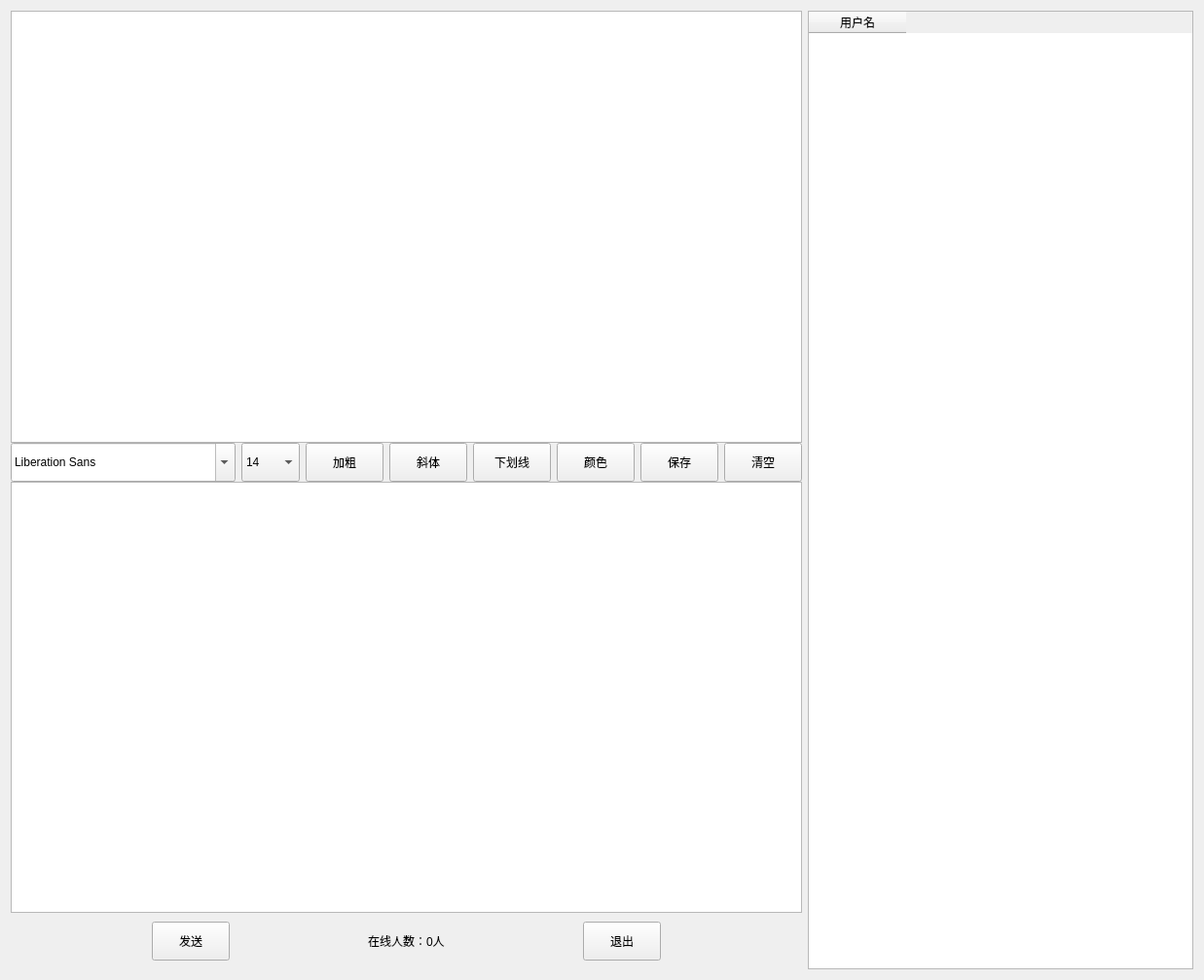
<?xml version="1.0" encoding="UTF-8"?>
<ui version="4.0">
 <class>dialog</class>
 <widget class="QWidget" name="dialog">
  <property name="geometry">
   <rect>
    <x>0</x>
    <y>0</y>
    <width>1237</width>
    <height>1007</height>
   </rect>
  </property>
  <property name="windowTitle">
   <string>Form</string>
  </property>
  <layout class="QHBoxLayout" name="horizontalLayout_4">
   <item>
    <widget class="QWidget" name="widget_3" native="true">
     <layout class="QVBoxLayout" name="verticalLayout">
      <property name="spacing">
       <number>0</number>
      </property>
      <property name="leftMargin">
       <number>0</number>
      </property>
      <property name="topMargin">
       <number>0</number>
      </property>
      <property name="rightMargin">
       <number>0</number>
      </property>
      <property name="bottomMargin">
       <number>0</number>
      </property>
      <item>
       <widget class="QTextBrowser" name="msgBrowser"/>
      </item>
      <item>
       <widget class="QWidget" name="widget" native="true">
        <layout class="QHBoxLayout" name="horizontalLayout">
         <property name="leftMargin">
          <number>0</number>
         </property>
         <property name="topMargin">
          <number>0</number>
         </property>
         <property name="rightMargin">
          <number>0</number>
         </property>
         <property name="bottomMargin">
          <number>0</number>
         </property>
         <item>
          <widget class="QFontComboBox" name="fontComboBox">
           <property name="minimumSize">
            <size>
             <width>200</width>
             <height>40</height>
            </size>
           </property>
          </widget>
         </item>
         <item>
          <widget class="QComboBox" name="comboBox">
           <property name="minimumSize">
            <size>
             <width>60</width>
             <height>40</height>
            </size>
           </property>
           <item>
            <property name="text">
             <string>14</string>
            </property>
           </item>
           <item>
            <property name="text">
             <string>9</string>
            </property>
           </item>
           <item>
            <property name="text">
             <string>14</string>
            </property>
           </item>
           <item>
            <property name="text">
             <string>11</string>
            </property>
           </item>
           <item>
            <property name="text">
             <string>12</string>
            </property>
           </item>
           <item>
            <property name="text">
             <string>13</string>
            </property>
           </item>
           <item>
            <property name="text">
             <string>14</string>
            </property>
           </item>
           <item>
            <property name="text">
             <string>16</string>
            </property>
           </item>
           <item>
            <property name="text">
             <string>20</string>
            </property>
           </item>
          </widget>
         </item>
         <item>
          <widget class="QPushButton" name="pushButton">
           <property name="minimumSize">
            <size>
             <width>40</width>
             <height>40</height>
            </size>
           </property>
           <property name="text">
            <string>加粗</string>
           </property>
          </widget>
         </item>
         <item>
          <widget class="QPushButton" name="pushButton_2">
           <property name="minimumSize">
            <size>
             <width>40</width>
             <height>40</height>
            </size>
           </property>
           <property name="text">
            <string>斜体</string>
           </property>
          </widget>
         </item>
         <item>
          <widget class="QPushButton" name="pushButton_3">
           <property name="minimumSize">
            <size>
             <width>40</width>
             <height>40</height>
            </size>
           </property>
           <property name="text">
            <string>下划线</string>
           </property>
          </widget>
         </item>
         <item>
          <widget class="QPushButton" name="pushButton_4">
           <property name="minimumSize">
            <size>
             <width>40</width>
             <height>40</height>
            </size>
           </property>
           <property name="text">
            <string>颜色</string>
           </property>
          </widget>
         </item>
         <item>
          <widget class="QPushButton" name="pushButton_5">
           <property name="minimumSize">
            <size>
             <width>40</width>
             <height>40</height>
            </size>
           </property>
           <property name="text">
            <string>保存</string>
           </property>
          </widget>
         </item>
         <item>
          <widget class="QPushButton" name="pushButton_6">
           <property name="minimumSize">
            <size>
             <width>40</width>
             <height>40</height>
            </size>
           </property>
           <property name="text">
            <string>清空</string>
           </property>
          </widget>
         </item>
        </layout>
       </widget>
      </item>
      <item>
       <widget class="QTextEdit" name="msgTextEdit"/>
      </item>
      <item>
       <widget class="QWidget" name="widget_4" native="true">
        <layout class="QHBoxLayout" name="horizontalLayout_3">
         <item>
          <spacer name="horizontalSpacer">
           <property name="orientation">
            <enum>Qt::Horizontal</enum>
           </property>
           <property name="sizeHint" stdset="0">
            <size>
             <width>40</width>
             <height>20</height>
            </size>
           </property>
          </spacer>
         </item>
         <item>
          <widget class="QPushButton" name="sendBtn">
           <property name="minimumSize">
            <size>
             <width>80</width>
             <height>40</height>
            </size>
           </property>
           <property name="text">
            <string>发送</string>
           </property>
          </widget>
         </item>
         <item>
          <spacer name="horizontalSpacer_3">
           <property name="orientation">
            <enum>Qt::Horizontal</enum>
           </property>
           <property name="sizeHint" stdset="0">
            <size>
             <width>40</width>
             <height>20</height>
            </size>
           </property>
          </spacer>
         </item>
         <item>
          <widget class="QLabel" name="usrNumber">
           <property name="text">
            <string>在线人数：0人</string>
           </property>
          </widget>
         </item>
         <item>
          <spacer name="horizontalSpacer_4">
           <property name="orientation">
            <enum>Qt::Horizontal</enum>
           </property>
           <property name="sizeHint" stdset="0">
            <size>
             <width>40</width>
             <height>20</height>
            </size>
           </property>
          </spacer>
         </item>
         <item>
          <widget class="QPushButton" name="pushButton_8">
           <property name="minimumSize">
            <size>
             <width>80</width>
             <height>40</height>
            </size>
           </property>
           <property name="text">
            <string>退出</string>
           </property>
          </widget>
         </item>
         <item>
          <spacer name="horizontalSpacer_2">
           <property name="orientation">
            <enum>Qt::Horizontal</enum>
           </property>
           <property name="sizeHint" stdset="0">
            <size>
             <width>40</width>
             <height>20</height>
            </size>
           </property>
          </spacer>
         </item>
        </layout>
       </widget>
      </item>
     </layout>
    </widget>
   </item>
   <item>
    <widget class="QWidget" name="widget_2" native="true">
     <property name="minimumSize">
      <size>
       <width>280</width>
       <height>0</height>
      </size>
     </property>
     <layout class="QHBoxLayout" name="horizontalLayout_2">
      <property name="spacing">
       <number>0</number>
      </property>
      <property name="leftMargin">
       <number>0</number>
      </property>
      <property name="topMargin">
       <number>0</number>
      </property>
      <property name="rightMargin">
       <number>0</number>
      </property>
      <property name="bottomMargin">
       <number>0</number>
      </property>
      <item>
       <widget class="QTableWidget" name="usrtable">
        <property name="selectionMode">
         <enum>QAbstractItemView::SingleSelection</enum>
        </property>
        <property name="selectionBehavior">
         <enum>QAbstractItemView::SelectRows</enum>
        </property>
        <column>
         <property name="text">
          <string>用户名</string>
         </property>
        </column>
       </widget>
      </item>
     </layout>
    </widget>
   </item>
  </layout>
 </widget>
 <resources/>
 <connections/>
</ui>
